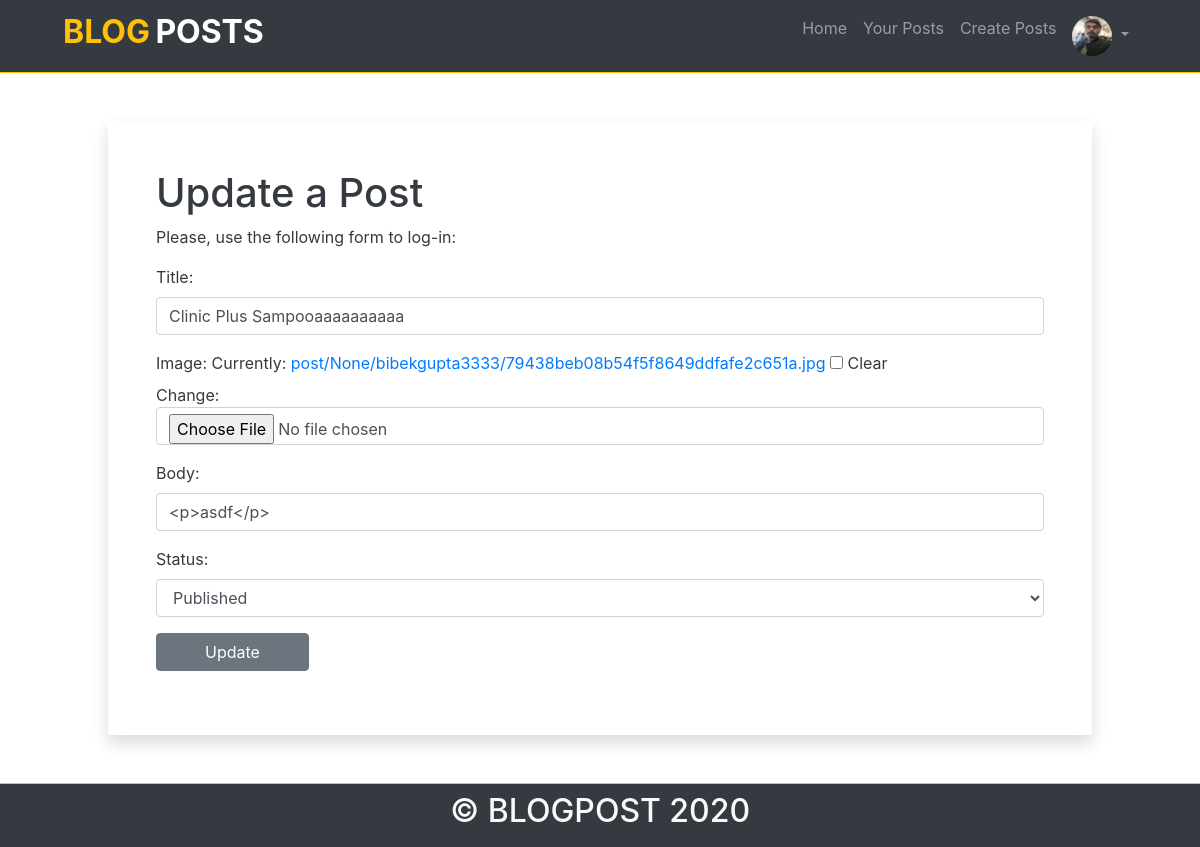
Page /update/bibekgupta3333/1/clinic-plus-sampooaaaaaaaaaa/ (signed in) on the committed database.
### accounts/models.py (models this page shows, shortened)
class Profile(models.Model):
    user = models.OneToOneField(
        settings.AUTH_USER_MODEL, on_delete=models.CASCADE)
    phone = models.CharField(max_length=14,
                             validators=[validate_phone_number, ], blank=True, null=True)
    bio = models.TextField(blank=True, null=True)
    photo = models.ImageField(
        upload_to=image_path, blank=True, null=True)
    profession = models.CharField(max_length=100, blank=True)
    created = models.DateField(auto_now_add=True)

### blogposts/models.py (models this page shows, shortened)
class Post(models.Model):
    STATUS_CHOICES = (
        ('draft', 'Draft'),
        ('published', 'Published'),
    )
    title = models.CharField(max_length=250)
    image = models.ImageField(
        upload_to=image_path, null=True, blank=True)
    slug = models.SlugField(max_length=250,
                            editable=True, null=True, blank=True)
    author = models.ForeignKey(settings.AUTH_USER_MODEL,
                               on_delete=models.CASCADE,
                               related_name='blog_posts', default=1)
    body = RichTextField()
    publish = models.DateField(auto_now_add=True)
    created = models.DateTimeField(auto_now_add=True)
    updated = models.DateTimeField(auto_now=True)
    status = models.CharField(max_length=10,
                              choices=STATUS_CHOICES,
                              default='draft')
    objects = models.Manager()  # The default manager.
    published = PublishedPost()  # Our custom manager.
    tags = TaggableManager()  # For managing tag
    count = models.IntegerField(default=0)
    class Meta:
        ordering = ('-publish',)
        verbose_name = 'Post'
        verbose_name_plural = 'Posts'
    @staticmethod
    def draft():
        return Post.objects.all().filter(status='draft')

### blogposts/views.py (the view, shortened to what this page needs)
def update_post(request, author, author_id, slug):
    obj = get_object_or_404(Post, author__id=author_id,
                            author__username=author, slug=slug)
    form = PostForm(instance=obj)
    return render(request, 'blogposts/update.html', {'form': form})

### blogposts/forms.py (shortened to what this page needs)
class PostForm(forms.ModelForm):
    body = forms.CharField(widget=CKEditorWidget())
    class Meta:
        model = Post
        fields = ['title',  'image', 'body', 'status', 'tags']
        required = {
            'author': False
        }
    def __init__(self,  *args, **kwargs):
        super(PostForm, self).__init__(*args, **kwargs)
        for key in self.fields:
            self.fields[key].widget.attrs.update({'class': 'form-control'})

### templates/blogposts/update.html (shortened to what this page needs)
{% extends 'base.html' %}
{% block content %}
<div class="row">
  <div class="container">
    <div
      class="col-md mt-5 mx-auto justify-content-center align-items-center"
    >
      <div class="m-5 shadow p-5 text-dark">
        <h1>Update a Post</h1>
        <p>Please, use the following form to log-in:</p>
        <form class="form" method="POST" enctype="multipart/form-data">
          {% csrf_token %} {{form.media}} {{form.as_p}}
          <input class="btn btn-secondary px-5" type="submit" value="Update" />
        </form>
      </div>
    </div>
  </div>
</div>
{% endblock %}

### templates/partials/navbar.html (shortened to what this page needs)
<nav
  class="navbar navbar-expand-lg navbar-dark bg-dark px-5 border-bottom border-warning"
>
  <div class="container">
    <a class="h1 navbar-brand" href="{% url 'blogposts:list' %}"
      ><span class="text-warning font-weight-bold h2">BLOG</span>
      <span class="font-weight-bold h2">POSTS</span></a
    >
    <div class="collapse navbar-collapse" id="navbarSupportedContent">
      <ul class="navbar-nav ml-auto">
        <li class="nav-item">
          <a class="nav-link" href="{% url 'blogposts:list' %}">Home </a>
        </li>
        {% if request.user.is_authenticated %}
        <li class="nav-item">
          <a
            class="nav-link"
            href="{% url 'blogposts:user_post_list' author=request.user.username author_id=request.user.id %}"
            >Your Posts
          </a>
        </li>
        <li class="nav-item">
          <a class="nav-link" href="{% url 'blogposts:create' %}"
            >Create Posts
          </a>
        </li>
        <li class="nav-item dropdown">
          <a
            class="nav-link dropdown-toggle"
            href="#"
            id="navbarDropdown"
            role="button"
            data-toggle="dropdown"
          >
            <img
              width="40px"
              height="40px"
              class="rounded-circle"
              src="{% if  request.user.profile.photo %}/media/{{request.user.profile.photo}} {% else %} /static/img/anonymous.png {% endif %}"
              alt=""
            />
          </a>
        </li>
        {% endif %}
      </ul>
    </div>
  </div>
</nav>

### templates/base.html (style rules this page uses)
body { width: 100%; }

### rows in the picture
Post: title "Clinic Plus Sampooaaaaaaaaaa", body "<p>asdf</p>", status "Published"
